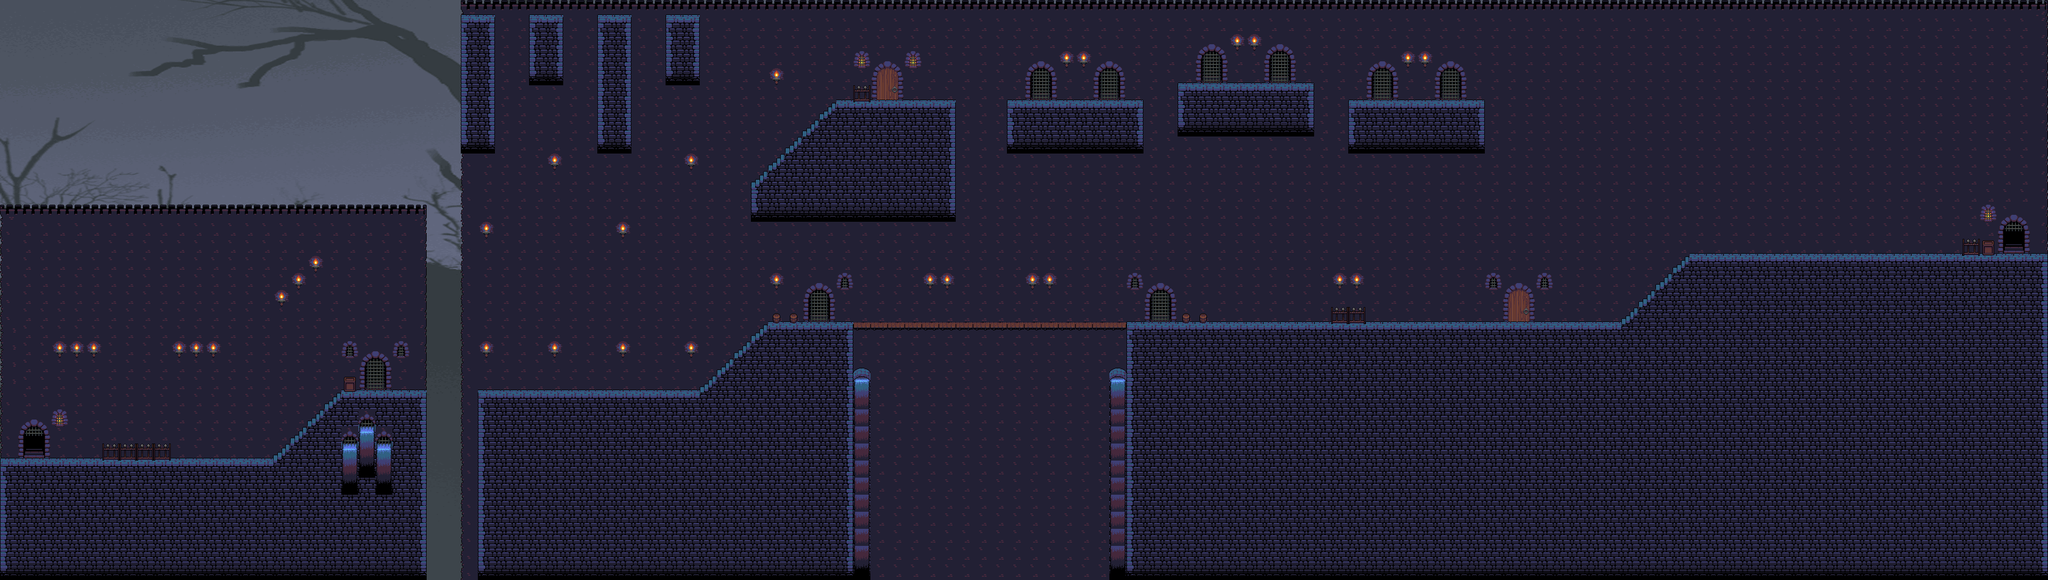

A 2D game scene composited from a Tiled map and its tileset images. What follows is a short description and the map's XML, with each tile layer's data collapsed to a summary:
An orthogonal 120x34 tile map with 32x32 px tiles, 3 tile layers (Background, Foreground, Objekte), 1 image layer and 65 objects (34x CoinEntity, 18x Ground, 9x EnemyEntity, mainPlayer, game.LevelEntity, ...).

<map version="1.0" orientation="orthogonal" renderorder="left-up" width="120" height="34" tilewidth="32" tileheight="32" nextobjectid="202">
 <tileset firstgid="1" name="oppcastle" tilewidth="32" tileheight="32">
  <image source="../img/map/oppcastle.png" width="480" height="352" />
 </tileset>
 <imagelayer name="Parallax_layer1">
  <image source="../img/background/tree.png" />
 </imagelayer>
 <layer name="Background" width="120" height="34">
  <data>[4080 cells, 3712 non-empty, 28 distinct tile ids]</data>
 </layer>
 <layer name="Foreground" width="120" height="34">
  <data>[4080 cells, 1761 non-empty, 23 distinct tile ids]</data>
 </layer>
 <layer name="Objekte" width="120" height="34">
  <data>[4080 cells, 14 non-empty, 3 distinct tile ids]</data>
 </layer>
 <objectgroup name="Object">
  <properties>
   <property name="duration" value="300" />
   <property name="fade" value="#300000" />
  </properties>
  <object id="3" name="mainPlayer" x="4" y="794" width="32" height="64">
   <properties>
    <property name="image" value="gripe_run_right" />
    <property name="spritewidth" value="64" />
   </properties>
  </object>
  <object id="5" name="game.LevelEntity" x="3792" y="-3945" width="46" height="1e+06">
   <properties>
    <property name="duration" value="300" />
    <property name="fade" value="#009900" />
    <property name="to" value="2" />
   </properties>
  </object>
  <object id="13" name="ScrollEntity" x="1843" y="550" width="32" height="32">
   <properties>
    <property name="image" value="spinning_scrolls" />
    <property name="scrollIndex" value="43" />
    <property name="spritewidth" value="32" />
    <property name="type" value="enchantment" />
   </properties>
  </object>
  <object id="16" name="SpikeEntity" x="801" y="1050.33" width="95" height="38" />
  <object id="30" name="CoinEntity" x="243" y="815" width="32" height="32">
   <properties>
    <property name="image" value="spinning_coin_gold" />
    <property name="spritewidth" value="32" />
   </properties>
  </object>
  <object id="31" name="CoinEntity" x="942" y="697" width="32" height="32">
   <properties>
    <property name="image" value="spinning_coin_gold" />
    <property name="spritewidth" value="32" />
   </properties>
  </object>
  <object id="67" name="CoinEntity" x="1214" y="696" width="32" height="32">
   <properties>
    <property name="image" value="spinning_coin_gold" />
    <property name="spritewidth" value="32" />
   </properties>
  </object>
  <object id="161" name="CoinEntity" x="1346" y="288" width="32" height="32">
   <properties>
    <property name="image" value="spinning_coin_gold" />
    <property name="spritewidth" value="32" />
   </properties>
  </object>
  <object id="162" name="CoinEntity" x="1464" y="225" width="32" height="32">
   <properties>
    <property name="image" value="spinning_coin_gold" />
    <property name="spritewidth" value="32" />
   </properties>
  </object>
  <object id="167" name="CoinEntity" x="2077.5" y="149.5" width="32" height="32">
   <properties>
    <property name="image" value="spinning_coin_gold" />
    <property name="spritewidth" value="32" />
   </properties>
  </object>
  <object id="169" name="CoinEntity" x="2038.5" y="148.5" width="32" height="32">
   <properties>
    <property name="image" value="spinning_coin_gold" />
    <property name="spritewidth" value="32" />
   </properties>
  </object>
  <object id="170" name="CoinEntity" x="2084.5" y="106.5" width="32" height="32">
   <properties>
    <property name="image" value="spinning_coin_gold" />
    <property name="spritewidth" value="32" />
   </properties>
  </object>
  <object id="171" name="CoinEntity" x="1910.5" y="145.5" width="32" height="32">
   <properties>
    <property name="image" value="spinning_coin_gold" />
    <property name="spritewidth" value="32" />
   </properties>
  </object>
  <object id="172" name="CoinEntity" x="2008.5" y="106.5" width="32" height="32">
   <properties>
    <property name="image" value="spinning_coin_gold" />
    <property name="spritewidth" value="32" />
   </properties>
  </object>
  <object id="173" name="CoinEntity" x="2115.5" y="149.5" width="32" height="32">
   <properties>
    <property name="image" value="spinning_coin_gold" />
    <property name="spritewidth" value="32" />
   </properties>
  </object>
  <object id="174" name="CoinEntity" x="1954.5" y="146.5" width="32" height="32">
   <properties>
    <property name="image" value="spinning_coin_gold" />
    <property name="spritewidth" value="32" />
   </properties>
  </object>
  <object id="176" name="CoinEntity" x="1996.5" y="147.5" width="32" height="32">
   <properties>
    <property name="image" value="spinning_coin_gold" />
    <property name="spritewidth" value="32" />
   </properties>
  </object>
  <object id="177" name="CoinEntity" x="1932.5" y="104.5" width="32" height="32">
   <properties>
    <property name="image" value="spinning_coin_gold" />
    <property name="spritewidth" value="32" />
   </properties>
  </object>
  <object id="178" name="CoinEntity" x="2215.5" y="117.5" width="32" height="32">
   <properties>
    <property name="image" value="spinning_coin_gold" />
    <property name="spritewidth" value="32" />
   </properties>
  </object>
  <object id="179" name="CoinEntity" x="2382.5" y="121.5" width="32" height="32">
   <properties>
    <property name="image" value="spinning_coin_gold" />
    <property name="spritewidth" value="32" />
   </properties>
  </object>
  <object id="180" name="CoinEntity" x="2237.5" y="76.5" width="32" height="32">
   <properties>
    <property name="image" value="spinning_coin_gold" />
    <property name="spritewidth" value="32" />
   </properties>
  </object>
  <object id="181" name="CoinEntity" x="2389.5" y="78.5" width="32" height="32">
   <properties>
    <property name="image" value="spinning_coin_gold" />
    <property name="spritewidth" value="32" />
   </properties>
  </object>
  <object id="182" name="CoinEntity" x="2301.5" y="119.5" width="32" height="32">
   <properties>
    <property name="image" value="spinning_coin_gold" />
    <property name="spritewidth" value="32" />
   </properties>
  </object>
  <object id="183" name="CoinEntity" x="2343.5" y="120.5" width="32" height="32">
   <properties>
    <property name="image" value="spinning_coin_gold" />
    <property name="spritewidth" value="32" />
   </properties>
  </object>
  <object id="184" name="CoinEntity" x="2259.5" y="118.5" width="32" height="32">
   <properties>
    <property name="image" value="spinning_coin_gold" />
    <property name="spritewidth" value="32" />
   </properties>
  </object>
  <object id="185" name="CoinEntity" x="2420.5" y="121.5" width="32" height="32">
   <properties>
    <property name="image" value="spinning_coin_gold" />
    <property name="spritewidth" value="32" />
   </properties>
  </object>
  <object id="186" name="CoinEntity" x="2313.5" y="78.5" width="32" height="32">
   <properties>
    <property name="image" value="spinning_coin_gold" />
    <property name="spritewidth" value="32" />
   </properties>
  </object>
  <object id="187" name="CoinEntity" x="2535.5" y="149.5" width="32" height="32">
   <properties>
    <property name="image" value="spinning_coin_gold" />
    <property name="spritewidth" value="32" />
   </properties>
  </object>
  <object id="188" name="CoinEntity" x="2702.5" y="153.5" width="32" height="32">
   <properties>
    <property name="image" value="spinning_coin_gold" />
    <property name="spritewidth" value="32" />
   </properties>
  </object>
  </objectgroup>
 <objectgroup name="EnemyEntities">
  <!-- 9 objects omitted --></objectgroup>
 <objectgroup name="collision">
  <!-- 18 objects omitted --></objectgroup>
</map>
<!-- 36 of 65 objects omitted -->
